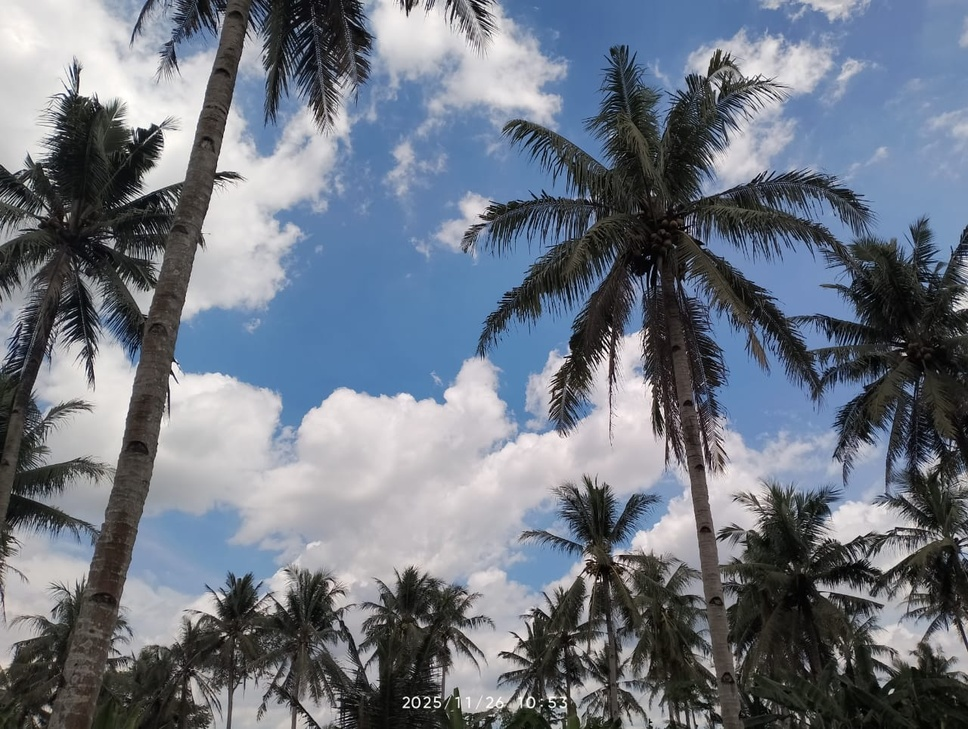
#> input picture output/landscape/original/color.jpg, 968 x 729 px, shrunk from 1280 x 963 before the run
$ python 2_generate_noise.py
#> lines starting #> are read from the running program, lines starting #| are printed output that depends on the picture
import cv2
import numpy as np
import os

os.system("cls")

def add_salt_pepper_noise(image, prob):
    output = np.copy(image)
    if len(image.shape) == 3: # Color
        h, w, c = image.shape
        rnd = np.random.rand(h, w)
        salt_mask = rnd < (prob / 2)
        output[salt_mask] = 255
        pepper_mask = rnd > (1 - prob / 2)
        output[pepper_mask] = 0
    else: # Grayscale
        h, w = image.shape
        rnd = np.random.rand(h, w)
        output[rnd < (prob / 2)] = 255
        output[rnd > (1 - prob / 2)] = 0
    return output

def add_gaussian_noise(image, mean, sigma):
    row, col = image.shape[:2]
    if len(image.shape) == 3:
        ch = image.shape[2]
        gauss = np.random.normal(mean, sigma, (row, col, ch))
    else:
        gauss = np.random.normal(mean, sigma, (row, col))
    noisy = image + gauss
    noisy = np.clip(noisy, 0, 255)
    return noisy.astype(np.uint8)

def process_noise():
    print("=== MULAI LANGKAH 2: Generate Noise ===")

    base_output_dir = 'output'
    categories = ['landscape', 'portrait']

    # Parameter Noise
    sp_levels = {'lvl1': 0.02, 'lvl2': 0.05}
    gauss_levels = {'lvl1': (0, 15), 'lvl2': (0, 40)}

    for category in categories:
        # --- KONFIGURASI PATH ---
        # Input dari Langkah 1: output/<category>/original
        input_dir = os.path.join(base_output_dir, category, 'original')
        # Output Langkah 2: output/<category>/noise
        output_dir = os.path.join(base_output_dir, category, 'noise')

        # Cek apakah langkah 1 sudah dijalankan
        if not os.path.exists(input_dir):
            print(f"[SKIP] Folder input '{input_dir}' tidak ditemukan.")
            print("       Silakan jalankan '1_convert_grayscale.py' terlebih dahulu.")
            continue

        os.makedirs(output_dir, exist_ok=True)

        # Proses file dari folder original
        found_files = False
        for base_filename in ['color.jpg', 'gray.jpg']:
            full_input_path = os.path.join(input_dir, base_filename)

            if not os.path.exists(full_input_path):
                continue

            found_files = True
            img = cv2.imread(full_input_path)
#> img is the input picture: shape (729, 968, 3); mean B, G, R 130.3, 118.3, 110.6

            # Pastikan channel benar
            is_gray_file = 'gray' in base_filename
            if is_gray_file:
                img = cv2.cvtColor(img, cv2.COLOR_BGR2GRAY)

            img_type = os.path.splitext(base_filename)[0]

            # Generate Salt & Pepper
            for lvl, prob in sp_levels.items():
                noisy = add_salt_pepper_noise(img, prob)
                fname = f"{img_type}_SP_{lvl}.jpg"
                cv2.imwrite(os.path.join(output_dir, fname), noisy)
#> this loop made 2 passes
#> pass 2, in process_noise, `noisy = add_salt_pepper_noise(img, prob)`:
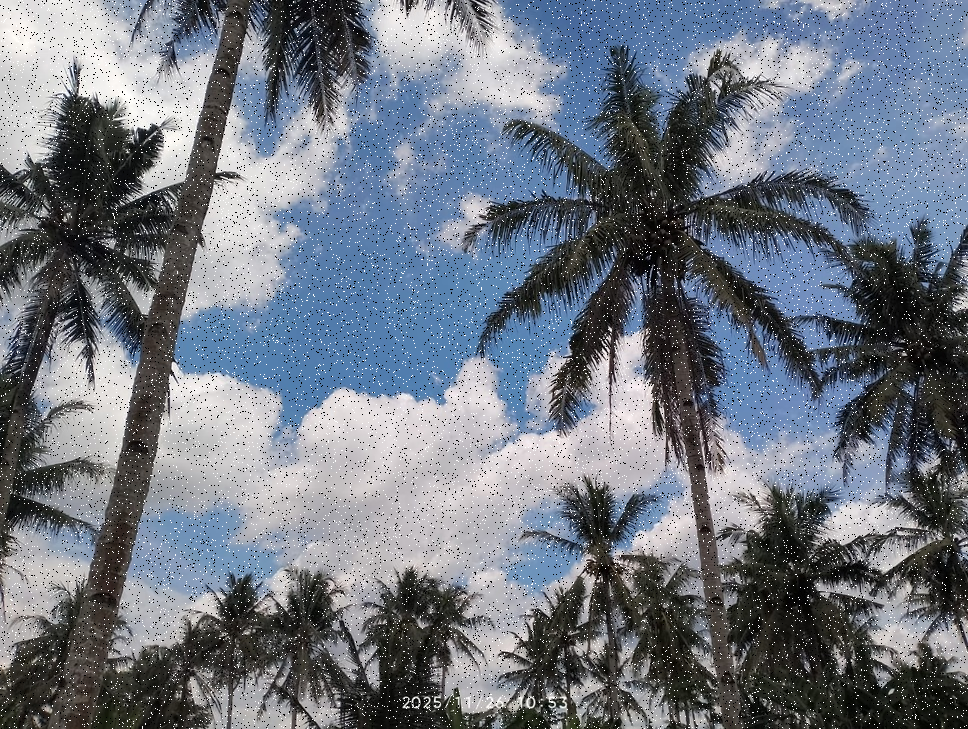
#> noisy: shape (729, 968, 3); mean B, G, R 130.1, 118.8, 111.4

            # Generate Gaussian
            for lvl, (mean, sigma) in gauss_levels.items():
                noisy = add_gaussian_noise(img, mean, sigma)
                fname = f"{img_type}_Gauss_{lvl}.jpg"
                cv2.imwrite(os.path.join(output_dir, fname), noisy)
#> this loop made 2 passes
#> pass 1, in add_gaussian_noise, `noisy = image + gauss`:
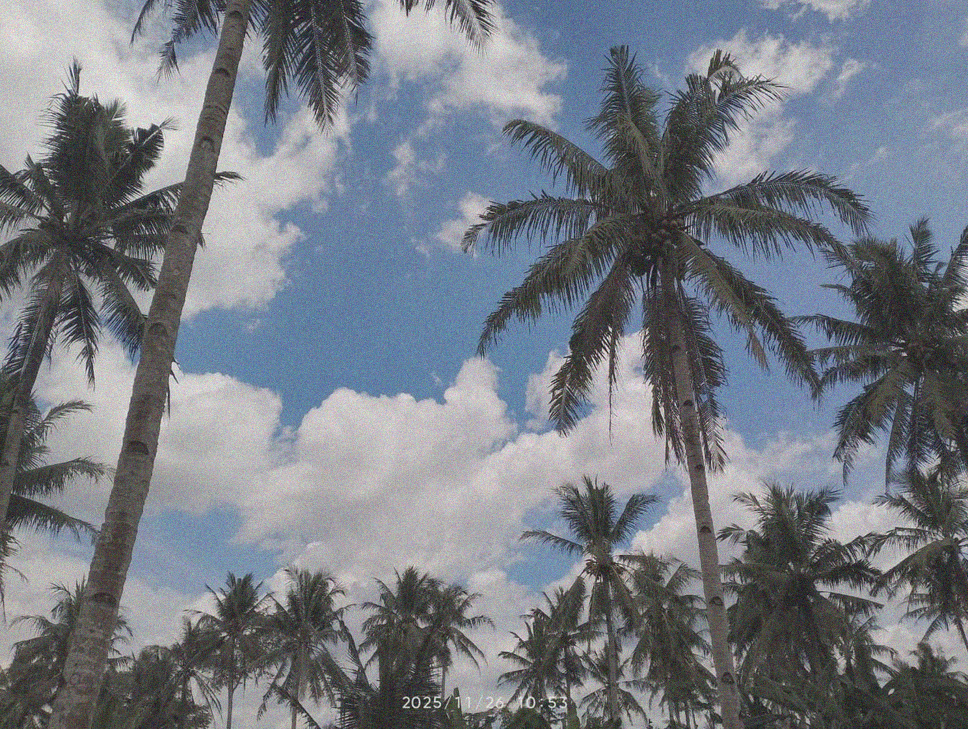
#> noisy: shape (729, 968, 3) float64; mean B, G, R 130.3, 118.3, 110.6; drawn with min black and max white
#> pass 2, in add_gaussian_noise (call 2), `noisy = image + gauss`:
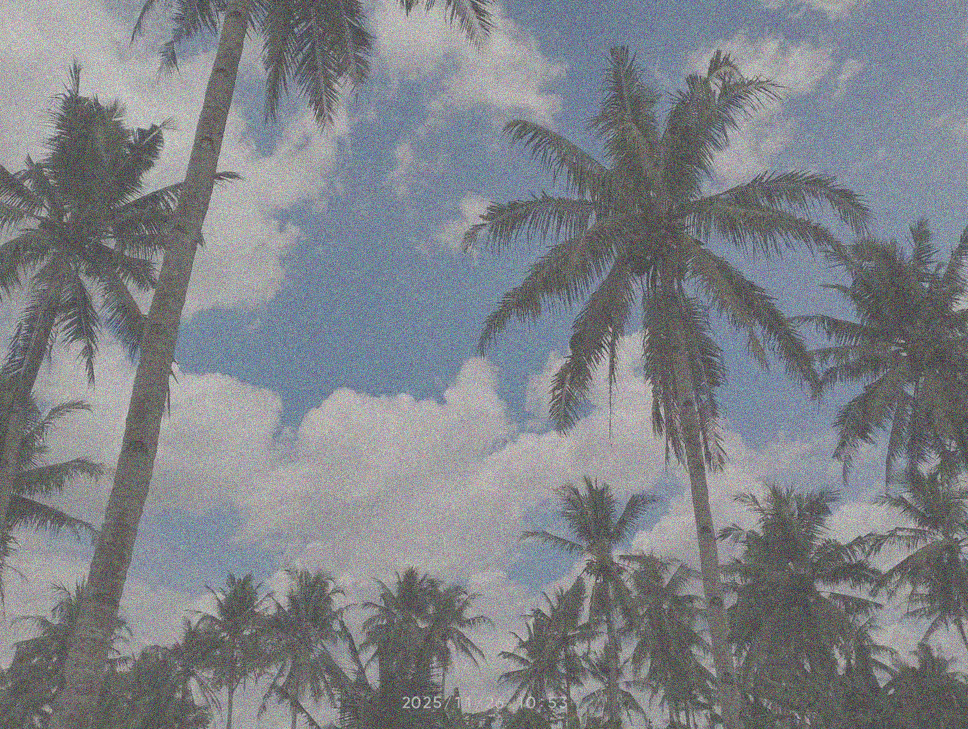
#> noisy: shape (729, 968, 3) float64; mean B, G, R 130.3, 118.3, 110.7; drawn with min black and max white

        if found_files:
            print(f"[OK] {category}: Noise generated di -> {output_dir}")
        else:
            print(f"[WARN] {category}: Tidak ada file gambar di folder original.")

    print("=== LANGKAH 2 SELESAI ===\n")

if __name__ == "__main__":
    process_noise()
